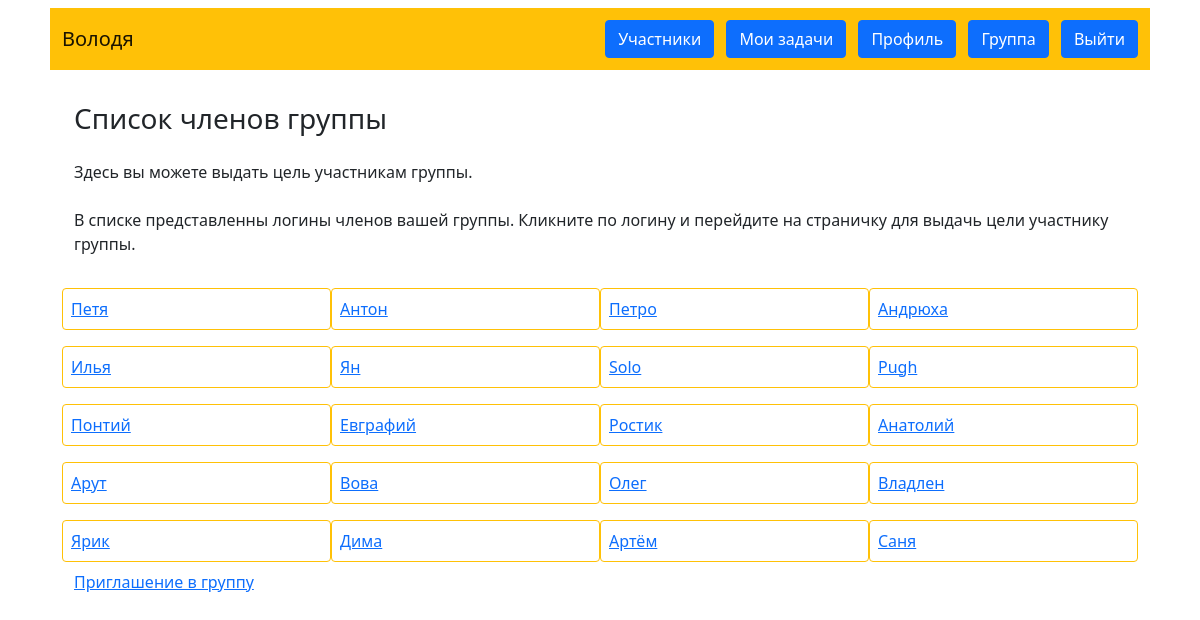
Screenshot of /members/1 (signed in) with the database file from the repository.
### data/users.py (models this page shows, shortened)
class User(SqlAlchemyBase, UserMixin, SerializerMixin):
    __tablename__ = 'Users'
    id = sqlalchemy.Column(sqlalchemy.Integer,
                           primary_key=True, autoincrement=True)
    login = sqlalchemy.Column(sqlalchemy.String, unique=True, nullable=False)
    group = sqlalchemy.Column(sqlalchemy.Integer,
                              sqlalchemy.ForeignKey("Groups.id"))
    email = sqlalchemy.Column(sqlalchemy.String,
                              index=True, unique=True, nullable=False)
    password = sqlalchemy.Column(sqlalchemy.String, nullable=True)

### main.py (the view)
@app.route('/members/<group>', methods=['GET'])
def members(group):
    db_sess = db_session.create_session()
    group = db_sess.query(Group).filter(Group.id == current_user.group).first()
    admin = db_sess.query(User).get(group.group_admin)
    is_admin = False
    if current_user.id == admin.id:
        is_admin = True
    group_members = db_sess.query(GroupMember).filter(GroupMember.members_group == current_user.group,
                                                      GroupMember.member != current_user.id).all()
    group_members_new = []
    for row in group_members:
        group_members_new.append(db_sess.query(User).get(row.member))
    return render_template('members.html', members=group_members_new, is_admin=is_admin)

### data/db_session.py (called while the page is built)
def create_session() -> Session:
    global __factory
    return __factory()

### main.py (called while the page is built)
@login_manager.user_loader
def load_user(user_id):
    db_sess = db_session.create_session()
    return db_sess.query(User).get(user_id)

### templates/members.html
{% extends "base.html" %}
{% block content %}
<h3>Список членов группы</h3>
<p class="my-3 my-md-4">Здесь вы можете выдать цель участникам группы.</p>
<p class="my-3 my-md-4">В списке представленны логины членов вашей группы. Кликните по логину и перейдите на страничку
для выдачь цели участнику группы.</p>
<div class="m4 row justify-content-around">
{% for item in members%}
<div class="my-2 p-2 col-12 col-md-5 col-lg-3 border border-warning rounded">
    <a href="/member/{{ item.id }}">{{item.login}}</a>
</div>
{% endfor %}
</div>
<div class="m4 row justify-content-around">
         {% if is_admin: %}
            <div><a href="/invite">Приглашение в группу</a></div>
         {% endif %}
</div>
{% endblock %}

### templates/base.html (shortened to what this page needs)
<!doctype html>
<html lang="ru" xmlns="http://www.w3.org/1999/html">
<head>
    <link href="https://cdn.jsdelivr.net/npm/bootstrap@5.1.3/dist/css/bootstrap.min.css" rel="stylesheet"
>
</head>
<body>
<header class="container">
    <nav class="m-2 p-2 navbar navbar-light bg-warning">
        <div><a class="m-1 navbar-brand" href="/index">{{ current_user.login }}</a></div>
        {% if current_user.is_authenticated %}
        <div>
            <a class="m-1 btn btn-primary " href="/members/{{ current_user.group }}">Участники</a>
            <a class="m-1 btn btn-primary " href="/my_tasks">Мои задачи</a>
            <a class="m-1 btn btn-primary " href="/profile">Профиль</a>
            <a class="m-1 btn btn-primary" href="/my_groups">Группа</a>
            <a class="m-1 btn btn-primary" href="/logout">Выйти</a></div>
        {% else %}
        <div>
            <a class="m-1 btn btn-primary " href="/register">Зарегистрироваться</a>
            <a class="m-1 btn btn-success" href="/login">Войти</a>
        </div>
        {% endif %}
    </nav>
</header>
<main role="main" class="container">
    <div class="p-3 m-3">
        {% block content %}{% endblock %}
    </div>
</main>
</body>
</html>

### rows the page displays
User: login "Володя"
User: login "Петя"
User: login "Антон"
User: login "Петро"
User: login "Андрюха"
User: login "Илья"
User: login "Ян"
User: login "Solo"
User: login "Pugh"
User: login "Понтий"
User: login "Евграфий"
User: login "Ростик"
User: login "Анатолий"
User: login "Арут"
User: login "Вова"
User: login "Олег"
User: login "Владлен"
User: login "Ярик"
User: login "Дима"
User: login "Артём"
User: login "Саня"
